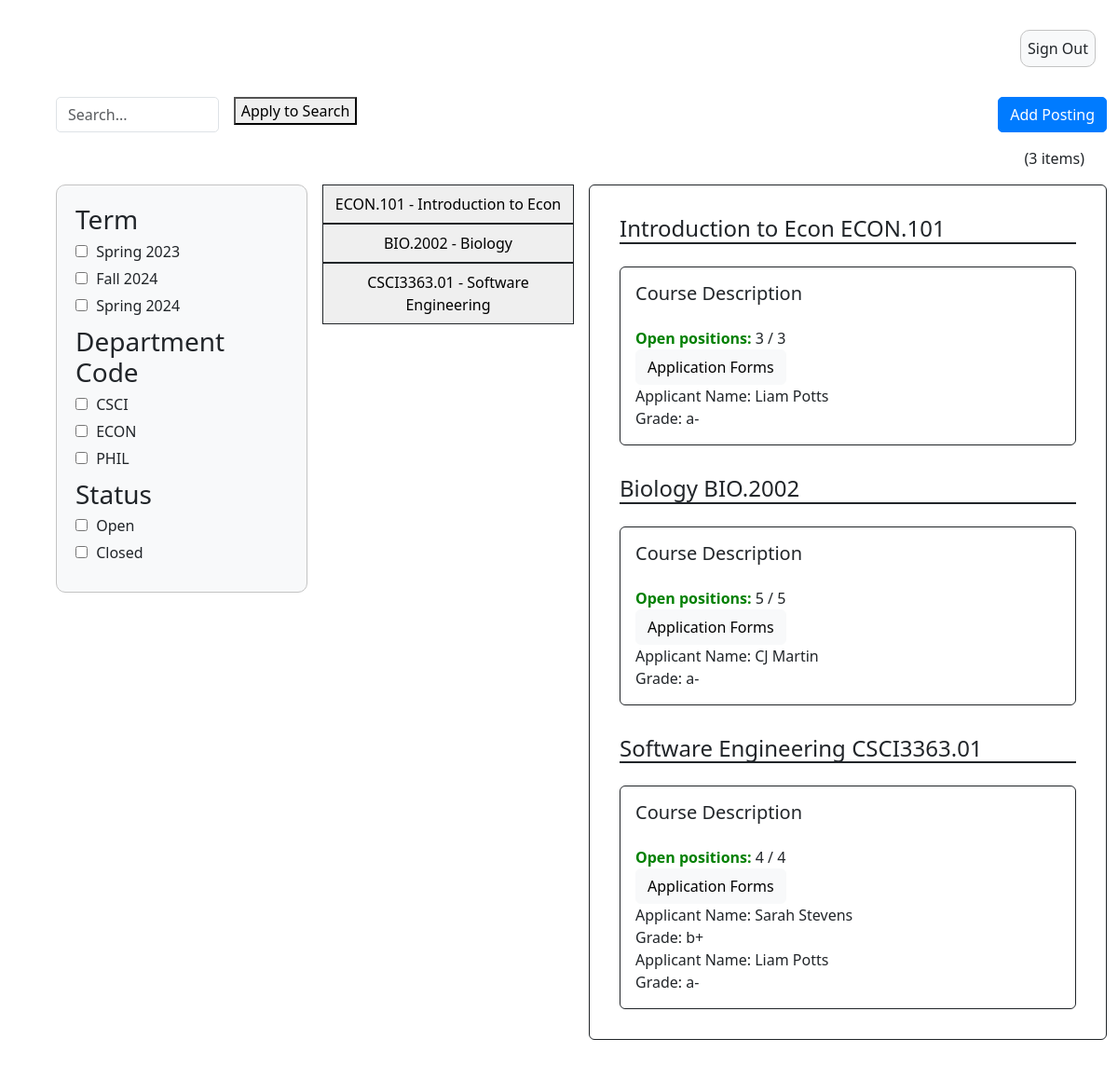
/instructor_summary/, run on an earlier commit of the app's database.
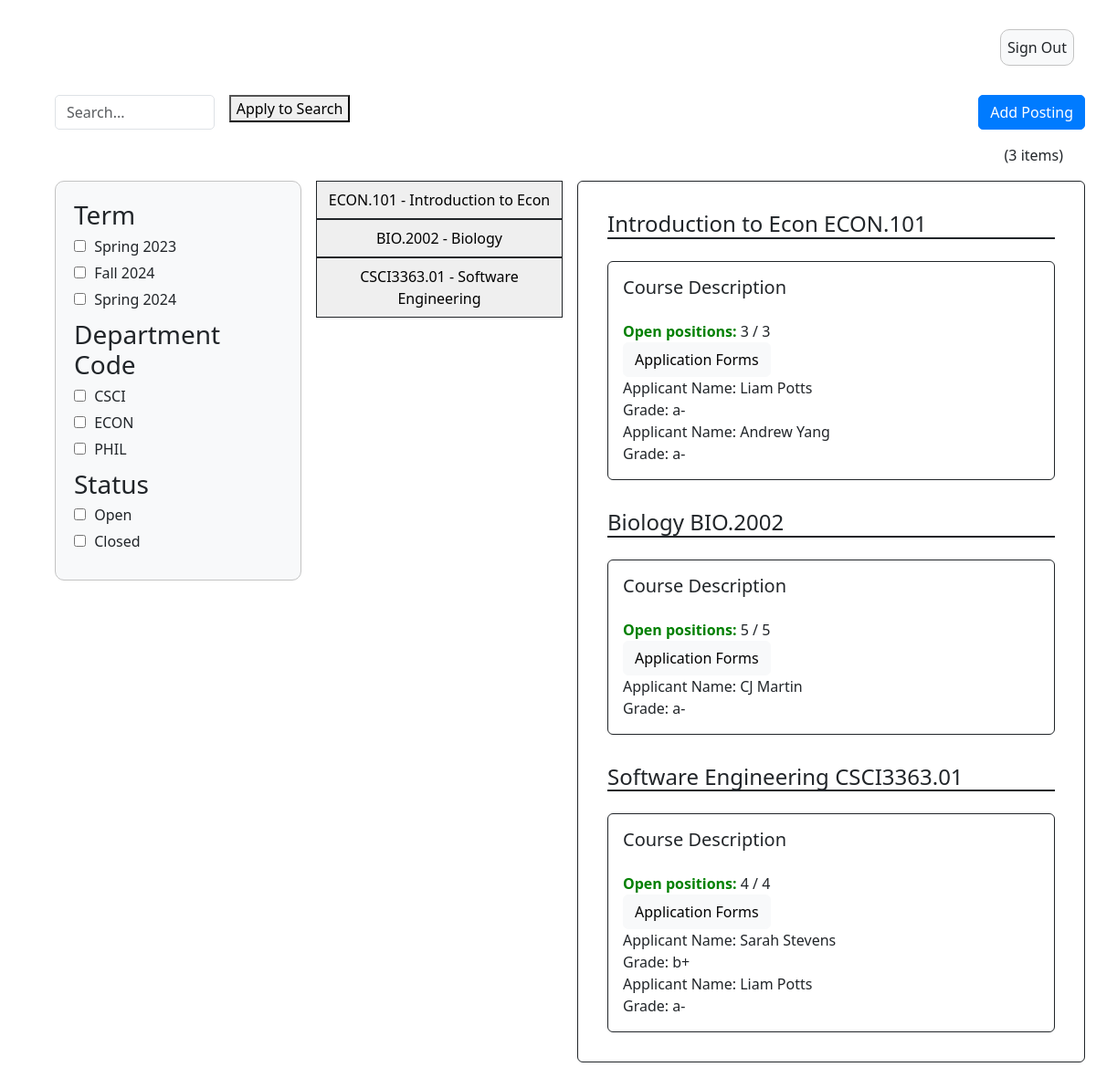
And on a later commit of the database.
### InstructorAddCourse/models.py (models this page shows)
class InstructorAddCourse(models.Model):
	course_name = models.CharField(max_length=255)
	course_number = models.CharField(max_length=255)
	course_instructor = models.CharField(max_length=255)
	description = models.CharField(max_length=800)
	total_time_commitment = models.DecimalField(max_digits=2, decimal_places=0, validators=[MinValueValidator(0)], default=0)
	has_discussion = models.CharField(choices=[('yes', 'Yes'),('no', 'No')], max_length=50, default='')
	num_ta_needed = models.DecimalField(max_digits=2, decimal_places=0, validators=[MinValueValidator(0)], default=0)
	curr_num_ta = models.IntegerField(default=0)
	graded_meeting = models.CharField(choices=[('yes', 'Yes'),('no', 'No')], max_length=50, default='')
	office_hours = models.DecimalField(max_digits=2, decimal_places=0, validators=[MinValueValidator(0)], default=0)
	other_info = models.CharField(max_length=800, default=None)
	term = models.CharField(default=get_default_term(), max_length=100)

### application/models.py (models this page shows)
class Application(models.Model):
    course_name = models.CharField(max_length=200, default=None, blank = False, null=False)
    course_number = models.CharField(max_length=200, default=None)
    description = models.CharField(max_length=800, default=None)
    first_name = models.CharField(max_length=255, default=None)
    last_name = models.CharField(max_length=255, default=None)
    eagle_id = models.CharField(max_length=255, default=None)
    GRADES = (
        ('--', '--'),
        ('a', 'A'),
        ('a-', 'A-'),
        ('b+', 'B+'),
        ('b-', 'B-'),
        ('c+', 'C+'),
        ('c', 'C'),
        ('c-', 'C-'),
        ('d+', 'D+'),
        ('d', 'D'),
        ('d-', 'D-'),
        ('f', 'F'),
        ('n/a', 'N/A')
    )
    GRAD = (
        ('--', '--'),
        ('2023','2023'),
        ('2024', '2024'),
        ('2025', '2025'),
        ('2026', '2026')
    )
    grad = models.CharField(max_length=50, choices=GRAD, default='')
    past_course = models.CharField(choices=[('yes', 'Yes'),('no', 'No')], max_length=50, default='')
    grade = models.CharField(max_length=50, choices=GRADES, default='')
    hours = models.DecimalField(max_digits=2, decimal_places=0, validators=[MinValueValidator(0)], default=0)
    other_courses = models.CharField(max_length=800, default=None)
    misc_information = models.CharField(max_length=800, default=None)

### instructorSummary/views.py (the view)
# urls.py: path('instructor_summary/', instructor_summary_view),
def instructor_summary_view(response):
    course_objects = InstructorAddCourse.objects.all()
    course_count = course_objects.count()
    application_objects = Application.objects.all()
    context = {'course_objects': course_objects, 'course_count': course_count,
               'application_objects': application_objects}
    return render(response, "instructorSummary.html", context)

### templates/instructorSummary.html (shortened to what this page needs)
<!DOCTYPE html>
{% extends 'appbase.html' %} {% block content %} {% load static %}
<html>
    <head>
        <link rel="stylesheet" href="{% static 'adminSummary.css' %}" />
    </head>
        <body>
            <div class="container-fluid">
              <form method="get">
              <div class="row">
                <div class="col-sm-2">
                  <input
                    type="text"
                    class="form-control"
                    id="search"
                    name="q"
                    placeholder="Search..."
                  />
                </div>
                <div class="col-sm-2">
                  <button id="apply-to-search-btn">Apply to Search</button>
                </div>
                <div class="col-sm">
                </div>
                <div class="col-md-4">
                  <div class="text-end">
                    <a href="{% url 'add_course' %}" id="add-posting-btn" class="btn btn-primary">
                      Add Posting
                    </a>
                  </div>
                </div>
              <div class="row" id="item-row">
                <div class="col-sm">
                  <div class="text-end">({{course_count}} items)</div>
                </div>
              </div>
              </div>
                <div class="row">
                    <div class="col">
                        <div class="filter-box">
                          <div class="filter-group">
                            <h3>Term</h3>
                            <label>
                              <input type="checkbox" name="term" value="Spring 2023"/>
                              Spring 2023
                            </label>
                            <label>
                              <input type="checkbox" name="term" value="Fall 2024"/>
                              Fall 2024
                            </label>
                            <label>
                             <input type="checkbox" name="term" value="Spring 2024"/>
                             Spring 2024
                           </label>
                          </div>
                          <div class="filter-group">
                            <h3>Department Code</h3>
                            <label>
                              <input type="checkbox" name="dept-code" value="CSCI"/>
                              CSCI
                            </label>
                            <label>
                              <input type="checkbox" name="dept-code" value="ECON"/>
                              ECON
                            </label>
                            <label>
                              <input type="checkbox" name="color" value="green"/>
                              PHIL
                            </label>
                          </div>
                          <div class="filter-group">
                            <h3>Status</h3>
                            <label>
                              <input type="checkbox" name="status" value="Open"/>
                              Open
                            </label>
                            <label>
                              <input type="checkbox" name="status" value="Closed"/>
                              Closed
                            </label>
                            </div>
                        </div>
                    </div>
                    <div class="col">
                        {% for course in course_objects %}
                        <button class="border border-1 border-dark p-2" style="width:100%">
                            <div>{{ course.course_number}} - {{ course.course_name}}</div>
                        </button>
                        {% endfor %}
                    </div>
                    <div class="col-6">
                        <div class="border border-1 border-dark rounded p-3">
                            {% for course in course_objects %}
                            <div class="p-3">
                            <h4 class="border-bottom border-2 border-dark">{{ course.course_name }}&nbsp;{{ course.course_number}}</h4>
                            <div class="border border-1 border-dark rounded p-3 mt-4">
                                <h5>Course Description</h5>
                                <div class="mt-4"><strong style="color: green;">Open positions:</strong> {{ course.num_ta_needed }} / {{ course.num_ta_needed}}</div>
                                <button class="btn btn-light">Application Forms</button>
                                {% for application in application_objects %}
                                  {% if course.course_number == application.course_number %}
                                    <div>Applicant Name: {{ application.first_name }} {{ application.last_name }}</div>
                                    <div>Grade: {{ application.grade }}</div>
                                  {% endif %}
                                {% endfor %}
                            </div>
                            </div>
                            {% endfor %}
                        </div>
                    </div>
                </div>
              </form>
            </div>
        </body>
</html>
{% endblock %}

### templates/appbase.html (shortened to what this page needs)
{% load static %}
<html>
  <head>
    <link
      href="https://cdn.jsdelivr.net/npm/bootstrap@5.3.0-alpha1/dist/css/bootstrap.min.css"
      rel="stylesheet"
    />
    <link rel="stylesheet" href="{% static 'appbase.css' %}" />
  </head>
  <body>
    <div class="container-fluid m-4">
      <div class="row m-3">
        <div class="col-sm">
          <div class="container-fluid d-flex justify-content-end">
            <a class="nav-link btn btn-sm sign-out-button" href="{% url 'logout' %}">Sign Out</a>
          </div>
        </div>
        </div>
        <div class="row m-3">
          {% block content %} {% endblock %}
        </div>
      </div>
  </body>
</html>

### static/appbase.css (style rules this page uses)
.sign-out-button { background-color: #f8f9fa; border: 1px solid #c3c3c3; border-radius: 10px; padding: 7px; transition: background-color 0.3s, border-color 0.3s; }

### static/adminSummary.css (style rules this page uses)
body { height: 100%; }
.filter-box { padding: 20px; border: 1px solid #c3c3c3; background-color: #f8f9fa; border-radius: 10px; }
.filter-group { margin-bottom: 10px; }
.filter-group h3 { margin-top: 0; margin-bottom: 5px; }
.filter-group label { display: block; margin-bottom: 5px; }
.filter-group input[type="checkbox"] { margin-right: 5px; }
[class*="col"] { padding: 0.5rem; }
.form-control { border-radius: 5px; }
.btn-primary { background-color: #007bff; border-color: #007bff; border-radius: 5px; }

What changed in the data, as far as the page shows it:
added Application: first_name "Andrew", last_name "Yang", grade "a-", shown under InstructorAddCourse "Introduction to Econ"
